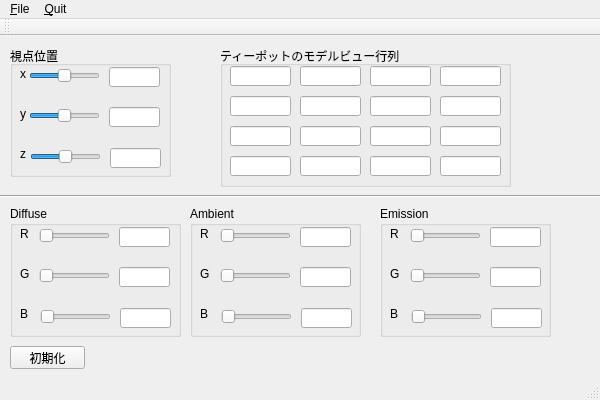
<?xml version="1.0" encoding="UTF-8"?>
<ui version="4.0">
 <class>Qt_GLClass</class>
 <widget class="QMainWindow" name="Qt_GLClass">
  <property name="geometry">
   <rect>
    <x>0</x>
    <y>0</y>
    <width>600</width>
    <height>400</height>
   </rect>
  </property>
  <property name="windowTitle">
   <string>Qt_GL</string>
  </property>
  <widget class="QWidget" name="centralWidget">
   <widget class="QPushButton" name="pushButton">
    <property name="geometry">
     <rect>
      <x>10</x>
      <y>310</y>
      <width>75</width>
      <height>23</height>
     </rect>
    </property>
    <property name="text">
     <string>初期化</string>
    </property>
   </widget>
   <widget class="QGroupBox" name="groupBox">
    <property name="geometry">
     <rect>
      <x>10</x>
      <y>170</y>
      <width>171</width>
      <height>131</height>
     </rect>
    </property>
    <property name="title">
     <string>Diffuse</string>
    </property>
    <widget class="QLineEdit" name="d_b_Value">
     <property name="geometry">
      <rect>
       <x>110</x>
       <y>102</y>
       <width>51</width>
       <height>20</height>
      </rect>
     </property>
    </widget>
    <widget class="QSlider" name="d_r_Slider">
     <property name="geometry">
      <rect>
       <x>29</x>
       <y>20</y>
       <width>71</width>
       <height>19</height>
      </rect>
     </property>
     <property name="maximum">
      <number>255</number>
     </property>
     <property name="orientation">
      <enum>Qt::Horizontal</enum>
     </property>
    </widget>
    <widget class="QLineEdit" name="d_r_Value">
     <property name="geometry">
      <rect>
       <x>109</x>
       <y>21</y>
       <width>51</width>
       <height>20</height>
      </rect>
     </property>
    </widget>
    <widget class="QLineEdit" name="d_g_Value">
     <property name="geometry">
      <rect>
       <x>109</x>
       <y>61</y>
       <width>51</width>
       <height>20</height>
      </rect>
     </property>
    </widget>
    <widget class="QSlider" name="d_b_Slider">
     <property name="geometry">
      <rect>
       <x>30</x>
       <y>101</y>
       <width>71</width>
       <height>19</height>
      </rect>
     </property>
     <property name="maximum">
      <number>255</number>
     </property>
     <property name="orientation">
      <enum>Qt::Horizontal</enum>
     </property>
    </widget>
    <widget class="QSlider" name="d_g_Slider">
     <property name="geometry">
      <rect>
       <x>29</x>
       <y>60</y>
       <width>71</width>
       <height>19</height>
      </rect>
     </property>
     <property name="maximum">
      <number>255</number>
     </property>
     <property name="orientation">
      <enum>Qt::Horizontal</enum>
     </property>
    </widget>
    <widget class="QLabel" name="label">
     <property name="geometry">
      <rect>
       <x>10</x>
       <y>20</y>
       <width>16</width>
       <height>16</height>
      </rect>
     </property>
     <property name="text">
      <string>R</string>
     </property>
    </widget>
    <widget class="QLabel" name="label_2">
     <property name="geometry">
      <rect>
       <x>10</x>
       <y>60</y>
       <width>16</width>
       <height>16</height>
      </rect>
     </property>
     <property name="text">
      <string>G</string>
     </property>
    </widget>
    <widget class="QLabel" name="label_3">
     <property name="geometry">
      <rect>
       <x>10</x>
       <y>100</y>
       <width>16</width>
       <height>16</height>
      </rect>
     </property>
     <property name="text">
      <string>B</string>
     </property>
    </widget>
   </widget>
   <widget class="QGroupBox" name="groupBox_2">
    <property name="geometry">
     <rect>
      <x>190</x>
      <y>170</y>
      <width>171</width>
      <height>131</height>
     </rect>
    </property>
    <property name="title">
     <string>Ambient</string>
    </property>
    <widget class="QLineEdit" name="a_b_Value">
     <property name="geometry">
      <rect>
       <x>111</x>
       <y>102</y>
       <width>51</width>
       <height>20</height>
      </rect>
     </property>
    </widget>
    <widget class="QSlider" name="a_r_Slider">
     <property name="geometry">
      <rect>
       <x>30</x>
       <y>20</y>
       <width>71</width>
       <height>19</height>
      </rect>
     </property>
     <property name="maximum">
      <number>255</number>
     </property>
     <property name="orientation">
      <enum>Qt::Horizontal</enum>
     </property>
    </widget>
    <widget class="QLineEdit" name="a_r_Value">
     <property name="geometry">
      <rect>
       <x>110</x>
       <y>21</y>
       <width>51</width>
       <height>20</height>
      </rect>
     </property>
    </widget>
    <widget class="QLineEdit" name="a_g_Value">
     <property name="geometry">
      <rect>
       <x>110</x>
       <y>61</y>
       <width>51</width>
       <height>20</height>
      </rect>
     </property>
    </widget>
    <widget class="QSlider" name="a_b_Slider">
     <property name="geometry">
      <rect>
       <x>31</x>
       <y>101</y>
       <width>71</width>
       <height>19</height>
      </rect>
     </property>
     <property name="maximum">
      <number>255</number>
     </property>
     <property name="orientation">
      <enum>Qt::Horizontal</enum>
     </property>
    </widget>
    <widget class="QSlider" name="a_g_Slider">
     <property name="geometry">
      <rect>
       <x>30</x>
       <y>60</y>
       <width>71</width>
       <height>19</height>
      </rect>
     </property>
     <property name="maximum">
      <number>255</number>
     </property>
     <property name="orientation">
      <enum>Qt::Horizontal</enum>
     </property>
    </widget>
    <widget class="QLabel" name="label_5">
     <property name="geometry">
      <rect>
       <x>10</x>
       <y>60</y>
       <width>16</width>
       <height>16</height>
      </rect>
     </property>
     <property name="text">
      <string>G</string>
     </property>
    </widget>
    <widget class="QLabel" name="label_6">
     <property name="geometry">
      <rect>
       <x>10</x>
       <y>100</y>
       <width>16</width>
       <height>16</height>
      </rect>
     </property>
     <property name="text">
      <string>B</string>
     </property>
    </widget>
    <widget class="QLabel" name="label_4">
     <property name="geometry">
      <rect>
       <x>10</x>
       <y>20</y>
       <width>16</width>
       <height>16</height>
      </rect>
     </property>
     <property name="text">
      <string>R</string>
     </property>
    </widget>
   </widget>
   <widget class="QGroupBox" name="groupBox_3">
    <property name="geometry">
     <rect>
      <x>10</x>
      <y>10</y>
      <width>161</width>
      <height>131</height>
     </rect>
    </property>
    <property name="title">
     <string>視点位置</string>
    </property>
    <widget class="QLineEdit" name="eye_z_Value">
     <property name="geometry">
      <rect>
       <x>100</x>
       <y>102</y>
       <width>51</width>
       <height>20</height>
      </rect>
     </property>
    </widget>
    <widget class="QSlider" name="eye_x_Slider">
     <property name="geometry">
      <rect>
       <x>19</x>
       <y>20</y>
       <width>71</width>
       <height>19</height>
      </rect>
     </property>
     <property name="minimum">
      <number>-20</number>
     </property>
     <property name="maximum">
      <number>20</number>
     </property>
     <property name="singleStep">
      <number>1</number>
     </property>
     <property name="pageStep">
      <number>1</number>
     </property>
     <property name="orientation">
      <enum>Qt::Horizontal</enum>
     </property>
    </widget>
    <widget class="QLineEdit" name="eye_x_Value">
     <property name="geometry">
      <rect>
       <x>99</x>
       <y>21</y>
       <width>51</width>
       <height>20</height>
      </rect>
     </property>
    </widget>
    <widget class="QLineEdit" name="eye_y_Value">
     <property name="geometry">
      <rect>
       <x>99</x>
       <y>61</y>
       <width>51</width>
       <height>20</height>
      </rect>
     </property>
    </widget>
    <widget class="QSlider" name="eye_z_Slider">
     <property name="geometry">
      <rect>
       <x>20</x>
       <y>101</y>
       <width>71</width>
       <height>19</height>
      </rect>
     </property>
     <property name="minimum">
      <number>-20</number>
     </property>
     <property name="maximum">
      <number>20</number>
     </property>
     <property name="pageStep">
      <number>1</number>
     </property>
     <property name="orientation">
      <enum>Qt::Horizontal</enum>
     </property>
    </widget>
    <widget class="QSlider" name="eye_y_Slider">
     <property name="geometry">
      <rect>
       <x>19</x>
       <y>60</y>
       <width>71</width>
       <height>19</height>
      </rect>
     </property>
     <property name="minimum">
      <number>-20</number>
     </property>
     <property name="maximum">
      <number>20</number>
     </property>
     <property name="pageStep">
      <number>1</number>
     </property>
     <property name="orientation">
      <enum>Qt::Horizontal</enum>
     </property>
    </widget>
    <widget class="QLabel" name="label_9">
     <property name="geometry">
      <rect>
       <x>10</x>
       <y>100</y>
       <width>16</width>
       <height>16</height>
      </rect>
     </property>
     <property name="text">
      <string>z</string>
     </property>
    </widget>
    <widget class="QLabel" name="label_7">
     <property name="geometry">
      <rect>
       <x>10</x>
       <y>20</y>
       <width>16</width>
       <height>16</height>
      </rect>
     </property>
     <property name="text">
      <string>x</string>
     </property>
    </widget>
    <widget class="QLabel" name="label_8">
     <property name="geometry">
      <rect>
       <x>10</x>
       <y>60</y>
       <width>16</width>
       <height>16</height>
      </rect>
     </property>
     <property name="text">
      <string>y</string>
     </property>
    </widget>
   </widget>
   <widget class="Line" name="line">
    <property name="geometry">
     <rect>
      <x>0</x>
      <y>150</y>
      <width>601</width>
      <height>20</height>
     </rect>
    </property>
    <property name="orientation">
     <enum>Qt::Horizontal</enum>
    </property>
   </widget>
   <widget class="QGroupBox" name="groupBox_4">
    <property name="geometry">
     <rect>
      <x>380</x>
      <y>170</y>
      <width>171</width>
      <height>131</height>
     </rect>
    </property>
    <property name="title">
     <string>Emission</string>
    </property>
    <widget class="QLineEdit" name="e_b_Value">
     <property name="geometry">
      <rect>
       <x>111</x>
       <y>102</y>
       <width>51</width>
       <height>20</height>
      </rect>
     </property>
    </widget>
    <widget class="QSlider" name="e_r_Slider">
     <property name="geometry">
      <rect>
       <x>30</x>
       <y>20</y>
       <width>71</width>
       <height>19</height>
      </rect>
     </property>
     <property name="maximum">
      <number>255</number>
     </property>
     <property name="orientation">
      <enum>Qt::Horizontal</enum>
     </property>
    </widget>
    <widget class="QLineEdit" name="e_r_Value">
     <property name="geometry">
      <rect>
       <x>110</x>
       <y>21</y>
       <width>51</width>
       <height>20</height>
      </rect>
     </property>
    </widget>
    <widget class="QLineEdit" name="e_g_Value">
     <property name="geometry">
      <rect>
       <x>110</x>
       <y>61</y>
       <width>51</width>
       <height>20</height>
      </rect>
     </property>
    </widget>
    <widget class="QSlider" name="e_b_Slider">
     <property name="geometry">
      <rect>
       <x>31</x>
       <y>101</y>
       <width>71</width>
       <height>19</height>
      </rect>
     </property>
     <property name="maximum">
      <number>255</number>
     </property>
     <property name="orientation">
      <enum>Qt::Horizontal</enum>
     </property>
    </widget>
    <widget class="QSlider" name="e_g_Slider">
     <property name="geometry">
      <rect>
       <x>30</x>
       <y>60</y>
       <width>71</width>
       <height>19</height>
      </rect>
     </property>
     <property name="maximum">
      <number>255</number>
     </property>
     <property name="orientation">
      <enum>Qt::Horizontal</enum>
     </property>
    </widget>
    <widget class="QLabel" name="label_13">
     <property name="geometry">
      <rect>
       <x>10</x>
       <y>60</y>
       <width>16</width>
       <height>16</height>
      </rect>
     </property>
     <property name="text">
      <string>G</string>
     </property>
    </widget>
    <widget class="QLabel" name="label_14">
     <property name="geometry">
      <rect>
       <x>10</x>
       <y>100</y>
       <width>16</width>
       <height>16</height>
      </rect>
     </property>
     <property name="text">
      <string>B</string>
     </property>
    </widget>
    <widget class="QLabel" name="label_15">
     <property name="geometry">
      <rect>
       <x>10</x>
       <y>20</y>
       <width>16</width>
       <height>16</height>
      </rect>
     </property>
     <property name="text">
      <string>R</string>
     </property>
    </widget>
   </widget>
   <widget class="QGroupBox" name="groupBox_5">
    <property name="geometry">
     <rect>
      <x>220</x>
      <y>10</y>
      <width>291</width>
      <height>141</height>
     </rect>
    </property>
    <property name="title">
     <string>ティーポットのモデルビュー行列</string>
    </property>
    <widget class="QLineEdit" name="m11">
     <property name="geometry">
      <rect>
       <x>10</x>
       <y>20</y>
       <width>61</width>
       <height>20</height>
      </rect>
     </property>
    </widget>
    <widget class="QLineEdit" name="m12">
     <property name="geometry">
      <rect>
       <x>80</x>
       <y>20</y>
       <width>61</width>
       <height>20</height>
      </rect>
     </property>
    </widget>
    <widget class="QLineEdit" name="m13">
     <property name="geometry">
      <rect>
       <x>150</x>
       <y>20</y>
       <width>61</width>
       <height>20</height>
      </rect>
     </property>
    </widget>
    <widget class="QLineEdit" name="m14">
     <property name="geometry">
      <rect>
       <x>220</x>
       <y>20</y>
       <width>61</width>
       <height>20</height>
      </rect>
     </property>
    </widget>
    <widget class="QLineEdit" name="m23">
     <property name="geometry">
      <rect>
       <x>150</x>
       <y>50</y>
       <width>61</width>
       <height>20</height>
      </rect>
     </property>
    </widget>
    <widget class="QLineEdit" name="m21">
     <property name="geometry">
      <rect>
       <x>10</x>
       <y>50</y>
       <width>61</width>
       <height>20</height>
      </rect>
     </property>
    </widget>
    <widget class="QLineEdit" name="m24">
     <property name="geometry">
      <rect>
       <x>220</x>
       <y>50</y>
       <width>61</width>
       <height>20</height>
      </rect>
     </property>
    </widget>
    <widget class="QLineEdit" name="m22">
     <property name="geometry">
      <rect>
       <x>80</x>
       <y>50</y>
       <width>61</width>
       <height>20</height>
      </rect>
     </property>
    </widget>
    <widget class="QLineEdit" name="m33">
     <property name="geometry">
      <rect>
       <x>150</x>
       <y>80</y>
       <width>61</width>
       <height>20</height>
      </rect>
     </property>
    </widget>
    <widget class="QLineEdit" name="m31">
     <property name="geometry">
      <rect>
       <x>10</x>
       <y>80</y>
       <width>61</width>
       <height>20</height>
      </rect>
     </property>
    </widget>
    <widget class="QLineEdit" name="m34">
     <property name="geometry">
      <rect>
       <x>220</x>
       <y>80</y>
       <width>61</width>
       <height>20</height>
      </rect>
     </property>
    </widget>
    <widget class="QLineEdit" name="m32">
     <property name="geometry">
      <rect>
       <x>80</x>
       <y>80</y>
       <width>61</width>
       <height>20</height>
      </rect>
     </property>
    </widget>
    <widget class="QLineEdit" name="m43">
     <property name="geometry">
      <rect>
       <x>150</x>
       <y>110</y>
       <width>61</width>
       <height>20</height>
      </rect>
     </property>
    </widget>
    <widget class="QLineEdit" name="m41">
     <property name="geometry">
      <rect>
       <x>10</x>
       <y>110</y>
       <width>61</width>
       <height>20</height>
      </rect>
     </property>
    </widget>
    <widget class="QLineEdit" name="m44">
     <property name="geometry">
      <rect>
       <x>220</x>
       <y>110</y>
       <width>61</width>
       <height>20</height>
      </rect>
     </property>
    </widget>
    <widget class="QLineEdit" name="m42">
     <property name="geometry">
      <rect>
       <x>80</x>
       <y>110</y>
       <width>61</width>
       <height>20</height>
      </rect>
     </property>
    </widget>
   </widget>
  </widget>
  <widget class="QMenuBar" name="menuBar">
   <property name="geometry">
    <rect>
     <x>0</x>
     <y>0</y>
     <width>600</width>
     <height>24</height>
    </rect>
   </property>
   <widget class="QMenu" name="menu_File">
    <property name="title">
     <string>&amp;File</string>
    </property>
   </widget>
   <widget class="QMenu" name="menu_Quit">
    <property name="title">
     <string>&amp;Quit</string>
    </property>
   </widget>
   <addaction name="menu_File"/>
   <addaction name="menu_Quit"/>
  </widget>
  <widget class="QToolBar" name="mainToolBar">
   <attribute name="toolBarArea">
    <enum>TopToolBarArea</enum>
   </attribute>
   <attribute name="toolBarBreak">
    <bool>false</bool>
   </attribute>
  </widget>
  <widget class="QStatusBar" name="statusBar"/>
 </widget>
 <layoutdefault spacing="6" margin="11"/>
 <resources>
  <include location="qt_gl.qrc"/>
 </resources>
 <connections/>
</ui>
